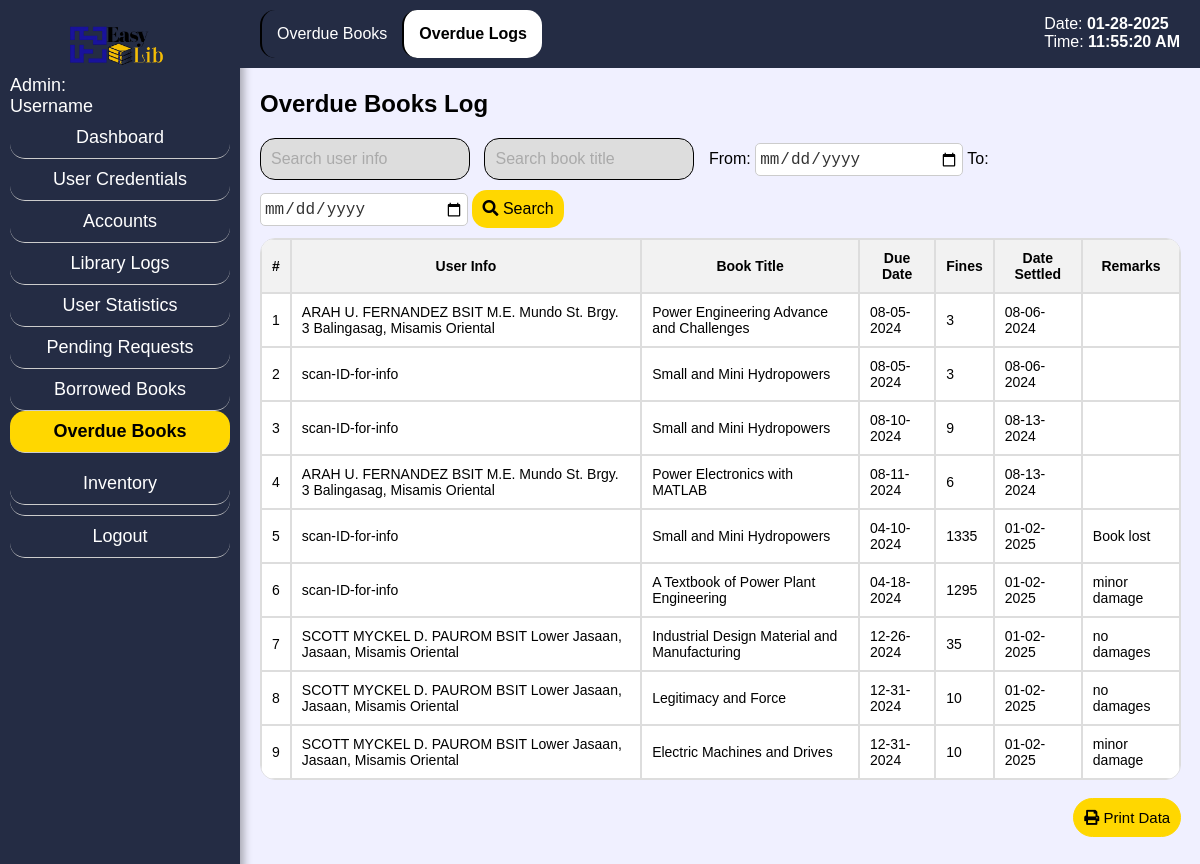
Page /admin_ol.php on the committed database.
### tables this page shows
CREATE TABLE `ovrd` (
  `oid` int(9) NOT NULL,
  `rid` int(9) NOT NULL,
  `uid` int(99) NOT NULL,
  `info` varchar(255) NOT NULL,
  `bid` int(99) NOT NULL,
  `title` varchar(255) NOT NULL,
  `fines` varchar(255) NOT NULL,
  `date_set` date NOT NULL,
  `remarks` varchar(255) NOT NULL
);

CREATE TABLE `inventory` (
  `bid` int(9) NOT NULL,
  `title` varchar(99) NOT NULL,
  `author` varchar(99) NOT NULL,
  `year` varchar(99) NOT NULL,
  `genre` varchar(255) NOT NULL,
  `dew_num` varchar(99) NOT NULL,
  `ISBN` varchar(99) NOT NULL,
  `shlf_num` varchar(99) NOT NULL,
  `cndtn` varchar(99) NOT NULL,
  `add_info` varchar(500) NOT NULL,
  `status` varchar(255) NOT NULL,
  `added_by` varchar(99) NOT NULL,
  `publisher` varchar(255) DEFAULT NULL,
  `edition` varchar(50) DEFAULT NULL,
  `language` varchar(50) DEFAULT NULL,
  `physical_description` text DEFAULT NULL,
  `series_title` varchar(255) DEFAULT NULL,
  `subject_keywords` text DEFAULT NULL,
  `accession_number` varchar(50) DEFAULT NULL,
  `barcode` varchar(50) DEFAULT NULL,
  `acquisition_date` date DEFAULT NULL,
  `location` varchar(255) DEFAULT NULL,
  `cataloging_notes` text DEFAULT NULL
);

CREATE TABLE `users` (
  `uid` int(9) NOT NULL,
  `contact` varchar(255) NOT NULL,
  `birthdate` varchar(255) NOT NULL,
  `gender` varchar(50) NOT NULL,
  `username` varchar(255) NOT NULL,
  `password` varchar(255) NOT NULL,
  `info` varchar(255) NOT NULL,
  `idnum` varchar(255) NOT NULL,
  `year_level` varchar(50) NOT NULL,
  `user_type` varchar(99) NOT NULL,
  `profile_image` varchar(99) NOT NULL,
  `status` varchar(99) NOT NULL
);

### admin_ol.php (the view, shortened to what this page needs)
<?php
include 'config.php';
$searchInfo = isset($_GET['searchInfo']) ? $_GET['searchInfo'] : '';
$searchTitle = isset($_GET['searchTitle']) ? $_GET['searchTitle'] : '';
$startDate = isset($_GET['startDate']) ? $_GET['startDate'] : '';
$endDate = isset($_GET['endDate']) ? $_GET['endDate'] : '';
$query = "SELECT ovrd.oid, ovrd.uid, ovrd.bid, ovrd.title, ovrd.fines, ovrd.date_set, ovrd.info,
          users.info AS student_info, inventory.title AS book_title, rsv.due_date, ovrd.remarks
          FROM ovrd
          LEFT JOIN users ON ovrd.uid = users.uid
          LEFT JOIN inventory ON ovrd.bid = inventory.bid
          LEFT JOIN rsv ON ovrd.rid = rsv.rid
          WHERE 1=1";
$stmt = $mysqli->prepare($query);
$stmt->execute();
$result = $stmt->get_result();
?>
<!DOCTYPE html>
<html lang="en">
<head>
    <link rel="stylesheet" href="css/admin_srch.css">
    <link rel="stylesheet" href="https://cdnjs.cloudflare.com/ajax/libs/font-awesome/5.15.4/css/all.min.css">
</head>
<body class="bg">
<div class="sidebar">
    <span style="margin-left: 25%;"><img src="css/pics/logop.png" alt="Logo" class="logo"></span>
        <?php
        if(isset($admin_username_display)) {
            echo '<div class="hell">Admin: ' . $admin_username_display . '</span></div>';
        } else {
            echo '<div>Admin: <br>Username</div>';
        }
        ?>
        <a href="admin_dash.php<?php if(isset($aid)) echo '?aid=' . $aid; ?>" class="sidebar-item">Dashboard</a>
        <a href="admin_pf.php<?php if(isset($aid)) echo '?aid=' . $aid; ?>" class="sidebar-item">User Credentials</a>
        <a href="admin_srch.php<?php if(isset($aid)) echo '?aid=' . $aid; ?>" class="sidebar-item">Accounts</a>
        <a href="admin_attd.php<?php if(isset($aid)) echo '?aid=' . $aid; ?>" class="sidebar-item">Library Logs</a>
        <a href="admin_stat.php<?php if (isset($aid)) echo '?aid=' . $aid; ?>" class="sidebar-item">User Statistics</a>
        <a href="admin_preq.php<?php if(isset($aid)) echo '?aid=' . $aid; ?>" class="sidebar-item">Pending Requests</a>
        <a href="admin_brel.php<?php if(isset($aid)) echo '?aid=' . $aid; ?>" class="sidebar-item">Borrowed Books</a>
        <a href="admin_ob.php<?php if(isset($aid)) echo '?aid=' . $aid; ?>" class="sidebar-item active">Overdue Books</a>
        <div class="sidebar-item dropdown">
            <a href="#" class="dropdown-link" onmouseover="toggleDropdown(event)">Inventory</a>
        </div>
        <a href="login.php" class="sidebar-item logout-btn">Logout</a>
    </div>
    <div class="content">
        <nav class="secondary-navbar">
            <a href="admin_ob.php<?php if(isset($aid)) echo '?aid=' . $aid; ?>" class="secondary-navbar-item">Overdue Books</a>
            <a href="admin_ol.php<?php if(isset($aid)) echo '?aid=' . $aid; ?>" class="secondary-navbar-item active">Overdue Logs</a>
        </nav>
    </div>
    <div class="fixed-date-time">
        <p>Date: <span id="current-date"><?php echo date("m-d-Y"); ?></span></p>
        <p>Time: <span id="current-time"></span></p>
    </div>
    <div class="content-container">
        <div class="search-bar">
        <h2>Overdue Books Log</h2>
        <form method="get" action="admin_ol.php<?php if(isset($aid)) echo '?aid=' . $aid; ?>">
            <input type="text" name="searchInfo" value="<?php echo htmlspecialchars($searchInfo); ?>" placeholder="Search user info">
            <input type="text" name="searchTitle" value="<?php echo htmlspecialchars($searchTitle); ?>" placeholder="Search book title">
            <label for="start-date">From:</label>
            <input type="date" name="startDate" value="<?php echo htmlspecialchars($startDate); ?>">
            <label for="end-date">To:</label>
            <input type="date" name="endDate" value="<?php echo htmlspecialchars($endDate); ?>">
            <button type="submit"><i class='fas fa-search'></i> Search</button>
        </form>
        </div>
    <table id="dataTable">
    <thead>
        <tr>
            <th>#</th>
            <th>User Info</th>
            <th>Book Title</th>
            <th>Due Date</th>
            <th>Fines</th>
            <th>Date Settled</th>
            <th>Remarks</th>
        </tr>
    </thead>
    <tbody>
    <?php
    if ($result && $result->num_rows > 0) {
        $counter = 1;
        while ($row = $result->fetch_assoc()) {
            echo "<tr>";
            echo "<td>" . $counter++ . "</td>";
            echo "<td>" . ($row["uid"] == 0 ? $row["info"] : $row["student_info"]) . "</td>";
            echo "<td>" . $row["book_title"] . "</td>";
            echo "<td>" . $row["due_date"] . "</td>";
            echo "<td>" . $row["fines"] . "</td>";
            echo "<td>" . date('m-d-Y', strtotime($row["date_set"])) . "</td>";
            echo "<td>" . $row["remarks"] . "</td>";
            echo "</tr>";
        }
    } else {
        echo "<tr><td colspan='7'>No records found.</td></tr>";
    }
    ?>
</tbody>
</table>
<br>
<button class="print-button" onclick="printData()"><i class='fas fa-print'></i> Print Data</button>
</div>
</body>
</html>

### css/admin_srch.css (style rules this page uses)
.bg { margin: 0; padding: 0; font-family: Century Gothic,CenturyGothic,AppleGothic,sans-serif; background-color: #F0F0FF; }
.logo { height: 50px; width: auto; }
.sidebar { background-color: #242c44; width: 220px; padding: 20px 10px 20px 10px; height: 100%; font-size: 18px; position: fixed; top: 0; color: white; box-shadow: 4px 0 8px rgba(0, 0, 0, 0.3); }
.sidebar-item { padding: 10px 0; border-bottom: 1px solid #ccc; text-decoration: none; color: white; display: block; text-align: center; border-radius: 15px; }
.sidebar-item.active { background-color: gold; color: black; font-weight: bold; display: block; padding: 10px 0; }
.logout-btn { margin-top: auto; padding: 10px 0; text-decoration: none; color: white; display: block; text-align: center; border-radius: 15px; }
.secondary-navbar { background-color: #242c44; padding: 10px 20px; display: block; float: left; align-items: center; margin-left: 240px; position: fixed; width: 100%; position: fixed; top: 0; z-index: 1000; }
.secondary-navbar-item { padding: 15px; text-decoration: none; color: white; display: block; border-left: 2px solid black; float: left; text-align: center; border-radius: 15px; }
.secondary-navbar-item.active { background-color: white; color: black; font-weight: bold; }
.content-container { margin-top: 70px; margin-left: 240px; padding-left: 20px; overflow-y: auto; height: calc(100% - 70px); padding-bottom: 20px; }
.search-bar { margin-top: 20px; margin-bottom: 20px; }
.search-bar input[type="text"], .search-bar input[type="number"], .search-bar select, .search-bar button[type="submit"], .search-bar button[type="button"] { padding: 10px; font-size: 16px; border: 1px solid black; display: inline-block; margin-right: 10px; background-color: #ddd; }
.search-bar input[type="text"] { width: 20%; border-radius: 15px; }
input[type="date"] { width: 200px; height: 25px; padding: 3px; border: 1px solid #ccc; border-radius: 5px; background-color: #fff; color: #333; font-size: 16px; outline: none; }
input[type="date"]::placeholder { color: #aaa; }
.search-bar button[type="submit"] { background-color: gold; color: black; cursor: pointer; border-radius: 15px; border: none; }
.search-bar input[type="text"]::placeholder { color: #aaa; }
#dataTable { cursor: pointer; }
table { width: 98%; margin-top: -10px; font-size: 14px; border-spacing: 0; border-radius: 15px; overflow: hidden; border: 1px solid #ddd; }
table tr { color: black; background-color: white; }
table th, table td { padding: 10px; border: 1px solid #ddd; text-align: left; }
table th { background-color: #f2f2f2; text-align: center; }
.print-button { float: right; margin-right: 2%; margin-bottom: 20px; border-radius: 20px; border: 1px solid gold; color: black; background-color: gold; padding: 10px; text-align: center; text-decoration: none; font-size: 15px; cursor: pointer; }
.fixed-date-time { position: fixed; top: 15px; right: 20px; color: white; font-size: 16px; z-index: 1000; }
.fixed-date-time p { margin: 0; padding: 0; }
.fixed-date-time span { font-weight: bold; }
input[type="number"], input[type="text"] { width: 500px; height: 20px; padding: 5px; border: none; border-radius: 5px; margin-bottom: 10px; background-color: white; color: black; }
.dropdown-link { padding: 10px 0; border-bottom: 1px solid #ccc; text-decoration: none; color: white; display: block; text-align: center; border-radius: 15px; }

### rows in the picture
ovrd: info "ARAH U. FERNANDEZ BSIT M.E. Mundo St. Brgy. 3 Balingasag, Misamis Oriental", bid.title "Power Engineering Advance and Challenges", fines "3", date_set "08-06-2024"
ovrd: uid.info "scan-ID-for-info", bid.title "Small and Mini Hydropowers", fines "3", date_set "08-06-2024"
ovrd: uid.info "scan-ID-for-info", bid.title "Small and Mini Hydropowers", fines "9", date_set "08-13-2024"
ovrd: info "ARAH U. FERNANDEZ BSIT M.E. Mundo St. Brgy. 3 Balingasag, Misamis Oriental", bid.title "Power Electronics with MATLAB", fines "6", date_set "08-13-2024"
ovrd: uid.info "scan-ID-for-info", bid.title "Small and Mini Hydropowers", fines "1335", date_set "01-02-2025", remarks "Book lost"
ovrd: uid.info "scan-ID-for-info", bid.title "A Textbook of Power Plant Engineering", fines "1295", date_set "01-02-2025", remarks "minor damage"
ovrd: uid.info "SCOTT MYCKEL D. PAUROM BSIT Lower Jasaan, Jasaan, Misamis Oriental", bid.title "Industrial Design Material and Manufacturing", fines "35", date_set "01-02-2025", remarks "no damages"
ovrd: uid.info "SCOTT MYCKEL D. PAUROM BSIT Lower Jasaan, Jasaan, Misamis Oriental", bid.title "Legitimacy and Force", fines "10", date_set "01-02-2025", remarks "no damages"
ovrd: uid.info "SCOTT MYCKEL D. PAUROM BSIT Lower Jasaan, Jasaan, Misamis Oriental", bid.title "Electric Machines and Drives", fines "10", date_set "01-02-2025", remarks "minor damage"
